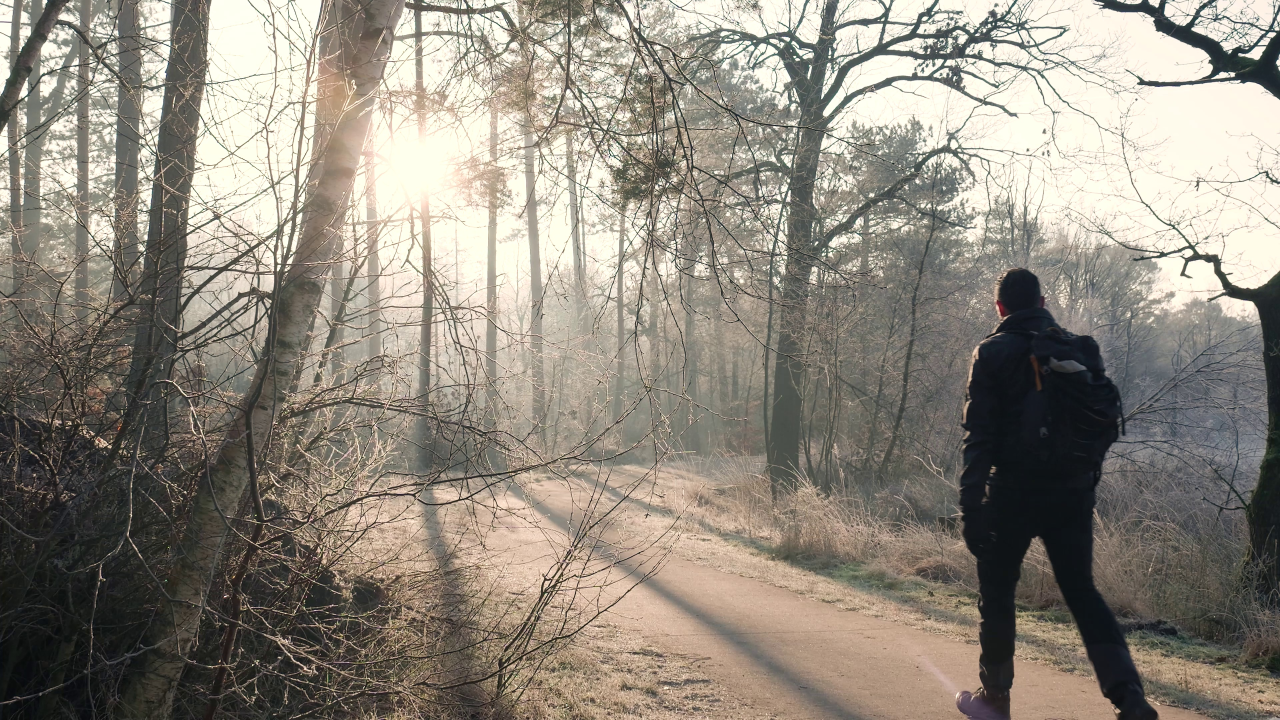
#> input picture images/frame_00.jpg, 3840 x 2160 px (shown at 1/3 size); its folder holds only this picture in this run
$ python encoder.py
#> lines starting #> are read from the running program, lines starting #| are printed output that depends on the picture
import os, cv2, zlib, pickle
import numpy as np
import matplotlib.pyplot as plt
from pathlib import Path
from scipy.fftpack import dct, idct

FRAMES_DIR    = 'images/'
OUTPUT_DIR    = 'output/'
GOP_SIZE      = 10
SEARCH_WINDOW = 8
FQ            = 5
MB_SIZE       = 16
RESIZE_W      = 320
RESIZE_H      = 180

os.makedirs(OUTPUT_DIR, exist_ok=True)

# Charger et redimensionner 320x180
files = sorted(Path(FRAMES_DIR).glob('*.jpg'))
frames_bgr = []
for f in files:
    img = cv2.imread(str(f))
#> img is the input picture: shape (2160, 3840, 3); mean B, G, R 126.2, 137.1, 143.7
    if img is not None:
        img = cv2.resize(img, (RESIZE_W, RESIZE_H))
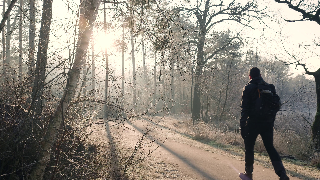
#> img: shape (180, 320, 3); mean B, G, R 126.5, 137.4, 144
        frames_bgr.append(img)

N_FRAMES = len(frames_bgr)
#> N_FRAMES = 1

##1
def bgr_to_ycbcr(frame_bgr):
    ycrcb = cv2.cvtColor(frame_bgr, cv2.COLOR_BGR2YCrCb)
    Y  = ycrcb[:, :, 0].astype(np.float32)
    Cr = ycrcb[:, :, 1].astype(np.float32)
    Cb = ycrcb[:, :, 2].astype(np.float32)
    return Y, Cb, Cr

def ycbcr_to_bgr(Y, Cb, Cr):
    Y  = np.clip(Y,  0, 255).astype(np.uint8)
    Cb = np.clip(Cb, 0, 255).astype(np.uint8)
    Cr = np.clip(Cr, 0, 255).astype(np.uint8)
    return cv2.cvtColor(cv2.merge([Y, Cr, Cb]), cv2.COLOR_YCrCb2BGR)

def chroma_subsample(Cb, Cr):
    return Cb[::2, ::2], Cr[::2, ::2]

def chroma_upsample(Cb_sub, Cr_sub, shape):
    H, W = shape
    Cb_up = cv2.resize(Cb_sub, (W, H), interpolation=cv2.INTER_LINEAR)
    Cr_up = cv2.resize(Cr_sub, (W, H), interpolation=cv2.INTER_LINEAR)
    return Cb_up, Cr_up

frames_pre = []
for frame in frames_bgr:
    Y, Cb, Cr  = bgr_to_ycbcr(frame)
    Cb_s, Cr_s = chroma_subsample(Cb, Cr)
    frames_pre.append({'Y': Y, 'Cb': Cb_s, 'Cr': Cr_s, 'shape': Y.shape})
#> this loop made 1 pass
#> pass 1, in bgr_to_ycbcr, `Cr = ycrcb[:, :, 1].astype(np.float32)`:
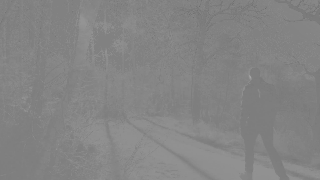
#> Cr: shape (180, 320) float32; min 108, max 166, mean 132.2
#> pass 1, in bgr_to_ycbcr, `Cb = ycrcb[:, :, 2].astype(np.float32)`:
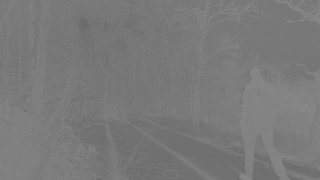
#> Cb: shape (180, 320) float32; min 103, max 147, mean 121.4
#> after the loop, frames_pre = 1 item

print(f' Étape 1 : {len(frames_pre)} frames converties')
#|  Étape 1 : 1 frames converties
print(f'   Y  : {frames_pre[0]["Y"].shape}  ← pleine resolution')
#|    Y  : (180, 320)  ← pleine resolution
print(f'   Cb : {frames_pre[0]["Cb"].shape} ← divise par 2 (4:2:0)')
#|    Cb : (90, 160) ← divise par 2 (4:2:0)
print(f'   Cr : {frames_pre[0]["Cr"].shape} ← divise par 2 (4:2:0)')
#|    Cr : (90, 160) ← divise par 2 (4:2:0)

##2

# Matrice de quantisation : Q(i,j) = 1 + (1+i+j) * Fq  (formule cours)
def make_quant_matrix(fq, n=8):
    i_idx, j_idx = np.meshgrid(np.arange(n), np.arange(n), indexing='ij')
    return (1 + (1 + i_idx + j_idx) * fq).astype(np.float32)

Q_MATRIX = make_quant_matrix(FQ)

def dct2(block):
    return dct(dct(block.T, norm='ortho').T, norm='ortho')

def idct2(block):
    return idct(idct(block.T, norm='ortho').T, norm='ortho')

def encode_channel_dct(channel, Q):
    H, W  = channel.shape
    H_pad = (H + 7) // 8 * 8
    W_pad = (W + 7) // 8 * 8
    padded = np.zeros((H_pad, W_pad), dtype=np.float32)
    padded[:H, :W] = channel - 128
    coeffs = np.zeros_like(padded)
    for i in range(0, H_pad, 8):
        for j in range(0, W_pad, 8):
            coeffs[i:i+8, j:j+8] = np.round(dct2(padded[i:i+8, j:j+8]) / Q)
    return coeffs[:H, :W].astype(np.int16)

def decode_channel_dct(coeffs, Q, shape):
    H, W  = shape
    H_pad = (H + 7) // 8 * 8
    W_pad = (W + 7) // 8 * 8
    padded = np.zeros((H_pad, W_pad), dtype=np.float32)
    padded[:H, :W] = coeffs.astype(np.float32)
    recon = np.zeros_like(padded)
    for i in range(0, H_pad, 8):
        for j in range(0, W_pad, 8):
            recon[i:i+8, j:j+8] = idct2(padded[i:i+8, j:j+8] * Q)
    return np.clip(recon[:H, :W] + 128, 0, 255).astype(np.float32)

def encode_iframe(frame_pre):
    return {
        'type' : 'I',
        'Y'    : encode_channel_dct(frame_pre['Y'],  Q_MATRIX),
        'Cb'   : encode_channel_dct(frame_pre['Cb'], Q_MATRIX),
        'Cr'   : encode_channel_dct(frame_pre['Cr'], Q_MATRIX),
        'shape': frame_pre['shape']
    }

def decode_iframe(enc):
    H, W = enc['shape']
    Y    = decode_channel_dct(enc['Y'],  Q_MATRIX, (H,     W    ))
    Cb   = decode_channel_dct(enc['Cb'], Q_MATRIX, (H//2,  W//2 ))
    Cr   = decode_channel_dct(enc['Cr'], Q_MATRIX, (H//2,  W//2 ))
    Cb_up, Cr_up = chroma_upsample(Cb, Cr, (H, W))
    return ycbcr_to_bgr(Y, Cb_up, Cr_up)

print(f' Étape 2 : fonctions DCT definies  |  Q_MATRIX (Fq={FQ}) :')
print(Q_MATRIX.astype(int))

##3

# [61 lines left out: functions block_matching, encode_pframe, decode_pframe, not called in this run]

print(' Étape 3 : fonctions P-frames definies')

##
encoded_frames = []
reconstructed  = []
frame_types    = []

for idx in range(N_FRAMES):
    if idx % GOP_SIZE == 0:
        enc = encode_iframe(frames_pre[idx])
        dec = decode_iframe(enc)
        frame_types.append('I')
        print(f'  Frame {idx:03d} → I-frame')
    else:
        enc = encode_pframe(frames_pre[idx], reconstructed[-1])
        dec = decode_pframe(enc, reconstructed[-1])
        frame_types.append('P')
        print(f'  Frame {idx:03d} → P-frame')
    encoded_frames.append(enc)
    reconstructed.append(dec)
#> this loop made 1 pass
#> pass 1, in decode_iframe, `Y    = decode_channel_dct(enc['Y'],  Q_MATRIX, (H,     W    ))`:
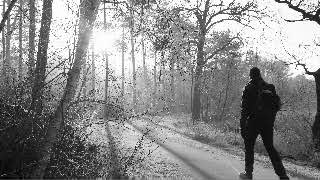
#> Y: shape (180, 320) float32; min 0, max 255, mean 137.8
#> after the loop, encoded_frames = 1 item; frame_types = ['I']; reconstructed = 1 item

print(f'\n Encodage termine : {frame_types.count("I")} I-frames + {frame_types.count("P")} P-frames')
#|  Encodage termine : 1 I-frames + 0 P-frames

##4
BIN_PATH = OUTPUT_DIR + 'video_compressed.bin'

def encode_to_bin(encoded_frames, path):
    raw        = pickle.dumps(encoded_frames)
    compressed = zlib.compress(raw, level=9)
    with open(path, 'wb') as f:
        f.write(compressed)
    return len(raw), len(compressed)

def decode_from_bin(path):
    with open(path, 'rb') as f:
        compressed = f.read()
    return pickle.loads(zlib.decompress(compressed))

raw_size, bin_size = encode_to_bin(encoded_frames, BIN_PATH)
#> raw_size = 173079; bin_size = 25189
H0, W0 = frames_pre[0]['shape']
#> H0 = 180; W0 = 320
original_size     = N_FRAMES * H0 * W0 * 3
#> original_size = 172800
compression_ratio = original_size / bin_size
#> compression_ratio = 6.86
decoded_frames    = decode_from_bin(BIN_PATH)

print(f' Étape 4')
print(f'   Taille originale  : {original_size/1024:.0f} KB')
#|    Taille originale  : 169 KB
print(f'   Taille compressee : {bin_size/1024:.0f} KB')
#|    Taille compressee : 25 KB
print(f'   Ratio compression : {compression_ratio:.2f}x')
#|    Ratio compression : 6.86x
print(f'   Decodage verifie  : {len(decoded_frames)} frames')

##5

fig, axes = plt.subplots(4, 5, figsize=(20, 14))
fig.suptitle('Pipeline MPEG-4 — Visualisation complete', fontsize=14, fontweight='bold')

#  Frames originales
for k in range(5):
    ax = axes[0, k]
    if k < N_FRAMES:
        ax.imshow(cv2.cvtColor(frames_bgr[k], cv2.COLOR_BGR2RGB))
        ax.set_title(f'Frame {k} ({frame_types[k]})', fontsize=8)
    ax.axis('off')

#  Canaux Y, Cb, Cr
Y0, Cb0, Cr0 = bgr_to_ycbcr(frames_bgr[0])
axes[1, 0].imshow(Y0,  cmap='gray');  axes[1, 0].set_title('Y — Luminance',    fontsize=8); axes[1, 0].axis('off')
axes[1, 1].imshow(Cb0, cmap='Blues'); axes[1, 1].set_title('Cb — Chroma bleu', fontsize=8); axes[1, 1].axis('off')
axes[1, 2].imshow(Cr0, cmap='Reds');  axes[1, 2].set_title('Cr — Chroma rouge',fontsize=8); axes[1, 2].axis('off')
axes[1, 3].axis('off')
axes[1, 4].axis('off')

# Bloc 8x8 : raw → DCT → quantisé → reconstruit
block_raw   = Y0[16:24, 16:24].copy()
block_dct   = dct2(block_raw - 128)
block_quant = np.round(block_dct / Q_MATRIX)
block_recon = np.clip(idct2(block_quant * Q_MATRIX) + 128, 0, 255)

axes[2, 0].imshow(block_raw,   cmap='gray');   axes[2, 0].set_title('Pixels bruts 8x8', fontsize=8); axes[2, 0].axis('off')
axes[2, 1].imshow(block_dct,   cmap='RdBu_r'); axes[2, 1].set_title('DCT',              fontsize=8); axes[2, 1].axis('off')
axes[2, 2].imshow(block_quant, cmap='RdBu_r'); axes[2, 2].set_title('Quantisé',         fontsize=8); axes[2, 2].axis('off')
axes[2, 3].imshow(block_recon, cmap='gray');   axes[2, 3].set_title('Reconstruit',       fontsize=8); axes[2, 3].axis('off')
axes[2, 4].axis('off')

#Vecteurs de mouvement + Résidus + Reconstruction
H0, W0 = frames_pre[0]['shape']
p_idx  = next((i for i, t in enumerate(frame_types) if t == 'P'), None)

ax = axes[3, 0]
if p_idx is not None:
    ax.imshow(cv2.cvtColor(frames_bgr[p_idx], cv2.COLOR_BGR2RGB))
    for (i, j, dx, dy) in encoded_frames[p_idx]['mvs']:
        if abs(dx) > 0 or abs(dy) > 0:
            ax.annotate('', xy=(j+dx+MB_SIZE//2, i+dy+MB_SIZE//2),
                        xytext=(j+MB_SIZE//2, i+MB_SIZE//2),
                        arrowprops=dict(arrowstyle='->', color='yellow', lw=1.5))
        else:
            ax.plot(j+MB_SIZE//2, i+MB_SIZE//2, 'g.', markersize=3)
ax.set_title(f'Vecteurs mouvement\nP-frame {p_idx}', fontsize=8)
ax.axis('off')

ax = axes[3, 1]
if p_idx is not None:
    res = decode_channel_dct(encoded_frames[p_idx]['res_Y'], Q_MATRIX, (H0, W0)) - 128
    im  = ax.imshow(res, cmap='RdBu_r')
    plt.colorbar(im, ax=ax, fraction=0.046)
ax.set_title('Résidu Y (P-frame)', fontsize=8)
ax.axis('off')

ax = axes[3, 2]
ax.imshow(cv2.cvtColor(reconstructed[0], cv2.COLOR_BGR2RGB))
ax.set_title('Reconstruit 0 (I)', fontsize=8)
ax.axis('off')

ax = axes[3, 3]
if p_idx is not None:
    ax.imshow(cv2.cvtColor(reconstructed[p_idx], cv2.COLOR_BGR2RGB))
    ax.set_title(f'Reconstruit {p_idx} (P)', fontsize=8)
ax.axis('off')

axes[3, 4].axis('off')

plt.tight_layout(rect=[0, 0, 1, 0.97])
plt.savefig(OUTPUT_DIR + 'pipeline_visualisation.png', dpi=120, bbox_inches='tight')
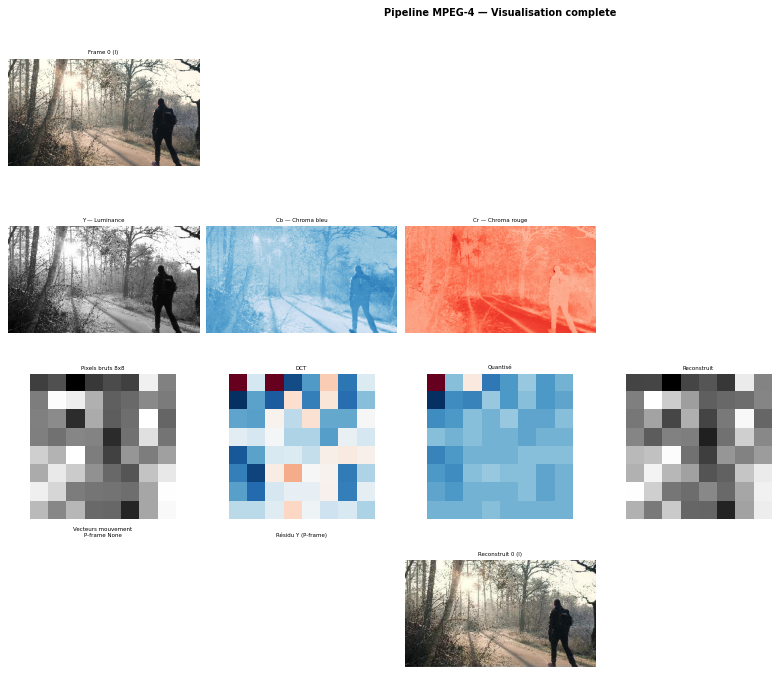
#> figure drawn by matplotlib, 9 panels
plt.show()

##6 — Analyse expérimentale : Fq vs ratio & GOP vs ratio

def encode_video_params(fq, gop_size):
    """Ré-encode toute la vidéo avec un Fq et GOP donnés, retourne taille en KB."""
    Q = make_quant_matrix(fq)
    frames_pre_local = []
    for frame in frames_bgr:
        Y, Cb, Cr  = bgr_to_ycbcr(frame)
        Cb_s, Cr_s = chroma_subsample(Cb, Cr)
        frames_pre_local.append({'Y': Y, 'Cb': Cb_s, 'Cr': Cr_s, 'shape': Y.shape})

    encoded_local = []
    recon_local   = []

    for idx in range(N_FRAMES):
        H, W = frames_pre_local[idx]['shape']
        if idx % gop_size == 0:
            enc = {
                'type' : 'I',
                'Y'    : encode_channel_dct(frames_pre_local[idx]['Y'],  Q),
                'Cb'   : encode_channel_dct(frames_pre_local[idx]['Cb'], Q),
                'Cr'   : encode_channel_dct(frames_pre_local[idx]['Cr'], Q),
                'shape': (H, W)
            }
            Yd  = decode_channel_dct(enc['Y'],  Q, (H,   W  ))
            Cbd = decode_channel_dct(enc['Cb'], Q, (H//2,W//2))
            Crd = decode_channel_dct(enc['Cr'], Q, (H//2,W//2))
            Cbu, Cru = chroma_upsample(Cbd, Crd, (H, W))
            dec = ycbcr_to_bgr(Yd, Cbu, Cru)
        else:
            ref_Y, _, _ = bgr_to_ycbcr(recon_local[-1])
            mvs      = block_matching(frames_pre_local[idx]['Y'], ref_Y)
            residual = np.zeros((H, W), dtype=np.float32)
            for (i, j, dx, dy) in mvs:
                ri = np.clip(i+dy, 0, H-MB_SIZE)
                rj = np.clip(j+dx, 0, W-MB_SIZE)
                residual[i:i+MB_SIZE, j:j+MB_SIZE] = (
                    frames_pre_local[idx]['Y'][i:i+MB_SIZE, j:j+MB_SIZE]
                    - ref_Y[ri:ri+MB_SIZE, rj:rj+MB_SIZE])
            enc = {
                'type' : 'P',
                'mvs'  : mvs,
                'res_Y': encode_channel_dct(residual + 128, Q),
                'Cb'   : encode_channel_dct(frames_pre_local[idx]['Cb'], Q),
                'Cr'   : encode_channel_dct(frames_pre_local[idx]['Cr'], Q),
                'shape': (H, W)
            }
            res_dec  = decode_channel_dct(enc['res_Y'], Q, (H, W)) - 128
            recon_Y  = np.zeros((H, W), dtype=np.float32)
            for (i, j, dx, dy) in mvs:
                ri = np.clip(i+dy, 0, H-MB_SIZE)
                rj = np.clip(j+dx, 0, W-MB_SIZE)
                recon_Y[i:i+MB_SIZE, j:j+MB_SIZE] = (
                    ref_Y[ri:ri+MB_SIZE, rj:rj+MB_SIZE]
                    + res_dec[i:i+MB_SIZE, j:j+MB_SIZE])
            recon_Y  = np.clip(recon_Y, 0, 255)
            Cbd = decode_channel_dct(enc['Cb'], Q, (H//2, W//2))
            Crd = decode_channel_dct(enc['Cr'], Q, (H//2, W//2))
            Cbu, Cru = chroma_upsample(Cbd, Crd, (H, W))
            dec = ycbcr_to_bgr(recon_Y, Cbu, Cru)

        encoded_local.append(enc)
        recon_local.append(dec)

    compressed = zlib.compress(pickle.dumps(encoded_local), level=9)
    return len(compressed) / 1024


original_kb = N_FRAMES * RESIZE_H * RESIZE_W * 3 / 1024
#> original_kb = 168.8

# ── Graphique 1 : Fq vs ratio de compression ──────────────────
FQ_VALUES = [1, 2, 3, 5, 8, 10, 15, 20]
print('\n Étape 6a : variation de Fq (GOP fixé à 10)...')
ratios_fq = []
for fq in FQ_VALUES:
    kb    = encode_video_params(fq, GOP_SIZE)
    ratio = original_kb / kb
    ratios_fq.append(ratio)
    print(f'   Fq={fq:2d} → {kb:.0f} KB  ratio={ratio:.2f}x')
#> this loop made 8 passes
#> ratio on passes 1 to 8: 3.55, 4.54, 5.39, 6.86, 9.11, 10.69, 14.79, 18.92
#> (printed output is left out)
#> after the loop, ratios_fq = [3.55, 4.54, 5.39, 6.86, 9.11, 10.69, 14.79, 18.92]

fig_fq, ax_fq = plt.subplots(figsize=(8, 5))
ax_fq.plot(FQ_VALUES, ratios_fq, 'o-', color='steelblue',
           linewidth=2, markersize=8, markerfacecolor='white', markeredgewidth=2)
ax_fq.axvline(x=FQ, color='red', linestyle='--', linewidth=1.5,
              label=f'Fq utilisé dans le projet (Fq={FQ})')
ax_fq.set_xlabel('Facteur de quantification Fq', fontsize=12)
ax_fq.set_ylabel('Taux de compression (×)', fontsize=12)
ax_fq.set_title('Taux de compression vs Facteur de quantification\n(GOP=10, 30 frames 320×180)', fontsize=13)
ax_fq.legend(fontsize=10)
ax_fq.grid(True, linestyle='--', alpha=0.5)
ax_fq.set_xticks(FQ_VALUES)
plt.tight_layout()
plt.savefig(OUTPUT_DIR + 'graph_fq_vs_ratio.png', dpi=120)
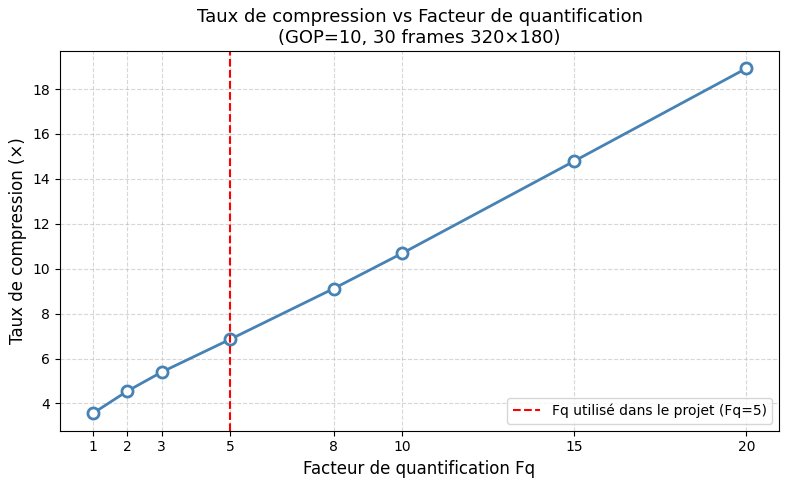
#> figure drawn by matplotlib, 1 panel
plt.show()
print(' → Sauvegardé : output/graph_fq_vs_ratio.png')

# ── Graphique 2 : GOP vs ratio de compression ─────────────────
GOP_VALUES = [1, 2, 5, 10, 15, 30]
print('\n Étape 6b : variation du GOP (Fq fixé à 5)...')
ratios_gop = []
for gop in GOP_VALUES:
    kb    = encode_video_params(FQ, gop)
    ratio = original_kb / kb
    ratios_gop.append(ratio)
    print(f'   GOP={gop:2d} → {kb:.0f} KB  ratio={ratio:.2f}x')
#> this loop made 6 passes
#|    GOP= 1 → 25 KB  ratio=6.86x
#|    GOP= 2 → 25 KB  ratio=6.86x
#|    GOP= 5 → 25 KB  ratio=6.86x
#|    GOP=10 → 25 KB  ratio=6.86x
#|    GOP=15 → 25 KB  ratio=6.86x
#> (further printed lines are left out)
#> after the loop, ratios_gop = [6.86, 6.86, 6.86, 6.86, 6.86, 6.86]

fig_gop, ax_gop = plt.subplots(figsize=(8, 5))
ax_gop.plot(GOP_VALUES, ratios_gop, 's-', color='darkorange',
            linewidth=2, markersize=8, markerfacecolor='white', markeredgewidth=2)
ax_gop.axvline(x=GOP_SIZE, color='red', linestyle='--', linewidth=1.5,
               label=f'GOP utilisé dans le projet (GOP={GOP_SIZE})')
ax_gop.set_xlabel('Taille du GOP', fontsize=12)
ax_gop.set_ylabel('Taux de compression (×)', fontsize=12)
ax_gop.set_title('Taux de compression vs Taille du GOP\n(Fq=5, 30 frames 320×180)', fontsize=13)
ax_gop.legend(fontsize=10)
ax_gop.grid(True, linestyle='--', alpha=0.5)
ax_gop.set_xticks(GOP_VALUES)
plt.tight_layout()
plt.savefig(OUTPUT_DIR + 'graph_gop_vs_ratio.png', dpi=120)
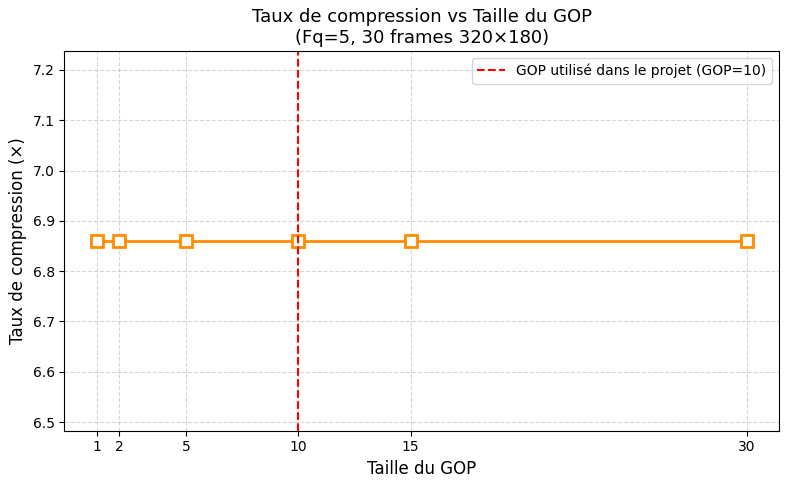
#> figure drawn by matplotlib, 1 panel
plt.show()
print(' → Sauvegardé : output/graph_gop_vs_ratio.png')

$ run again, on images/frame_04.jpg
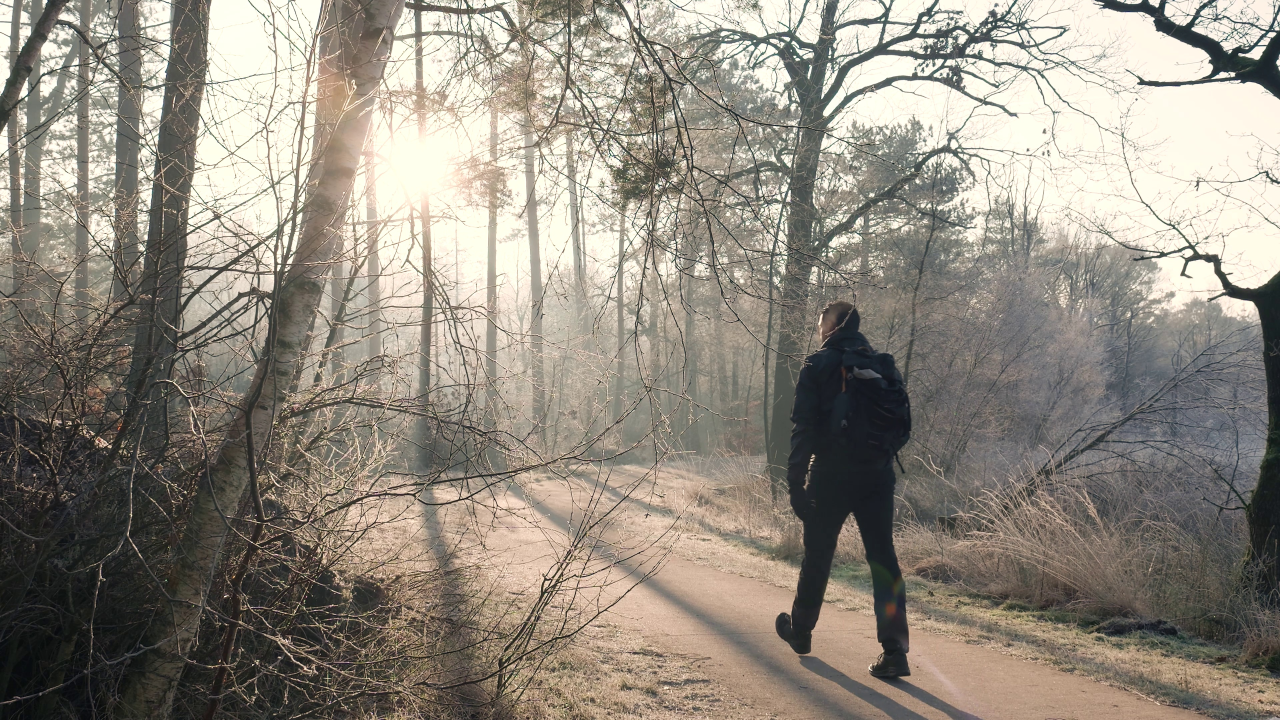
#> input picture images/frame_04.jpg, 3840 x 2160 px (shown at 1/3 size)
#> img is the input picture: shape (2160, 3840, 3); mean B, G, R 127.9, 138.8, 145.5
#> img: shape (180, 320, 3)
#> N_FRAMES = 1
#> the loop `for frame in frames_bgr:` made 1 pass
#> after the loop `for frame in frames_bgr:`: frames_pre = 1 item
#|  Étape 1 : 1 frames converties
#|    Y  : (180, 320)  ← pleine resolution
#|    Cb : (90, 160) ← divise par 2 (4:2:0)
#|    Cr : (90, 160) ← divise par 2 (4:2:0)
#> the loop `for idx in range(N_FRAMES):` made 1 pass
#> pass 1, in decode_iframe, `Y    = decode_channel_dct(enc['Y'],  Q_MATRIX, (H,     W    ))`:
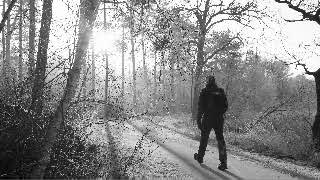
#> Y: shape (180, 320) float32; min 0, max 255, mean 139.5
#> after the loop `for idx in range(N_FRAMES):`: frame_types = ['I']; reconstructed = 1 item
#|  Encodage termine : 1 I-frames + 0 P-frames
#> raw_size = 173079; bin_size = 25441
#> H0 = 180; W0 = 320
#> original_size = 172800
#> compression_ratio = 6.79
#|    Taille originale  : 169 KB
#|    Taille compressee : 25 KB
#|    Ratio compression : 6.79x
#> original_kb = 168.8
#> the loop `for fq in FQ_VALUES:` made 8 passes
#> ratio on passes 1 to 8: 3.5, 4.48, 5.32, 6.79, 8.99, 10.58, 14.72, 18.81
#> (printed output is left out)
#> after the loop `for fq in FQ_VALUES:`: ratios_fq = [3.5, 4.48, 5.32, 6.79, 8.99, 10.58, 14.72, 18.81]
#> the loop `for gop in GOP_VALUES:` made 6 passes
#|    GOP= 1 → 25 KB  ratio=6.79x
#|    GOP= 2 → 25 KB  ratio=6.79x
#|    GOP= 5 → 25 KB  ratio=6.79x
#|    GOP=10 → 25 KB  ratio=6.79x
#|    GOP=15 → 25 KB  ratio=6.79x
#> (further printed lines are left out)
#> after the loop `for gop in GOP_VALUES:`: ratios_gop = [6.79, 6.79, 6.79, 6.79, 6.79, 6.79]
#> `plt.savefig(OUTPUT_DIR + 'graph_gop_vs_ratio.png', dpi=120)`:
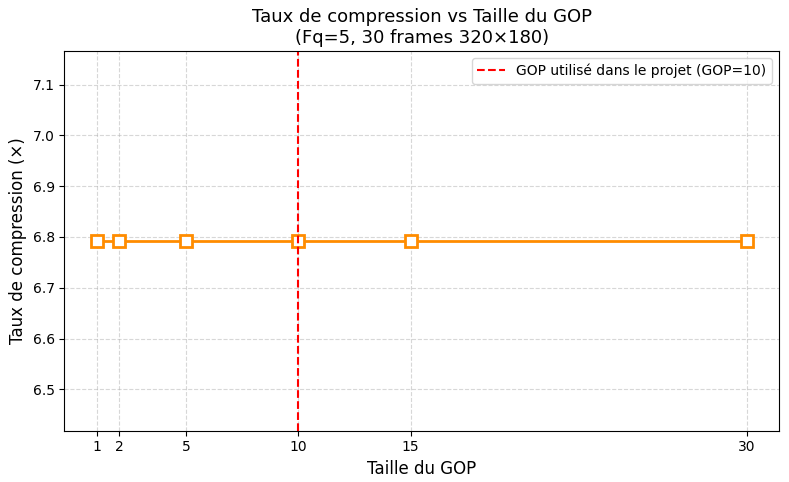
#> figure drawn by matplotlib, 1 panel
